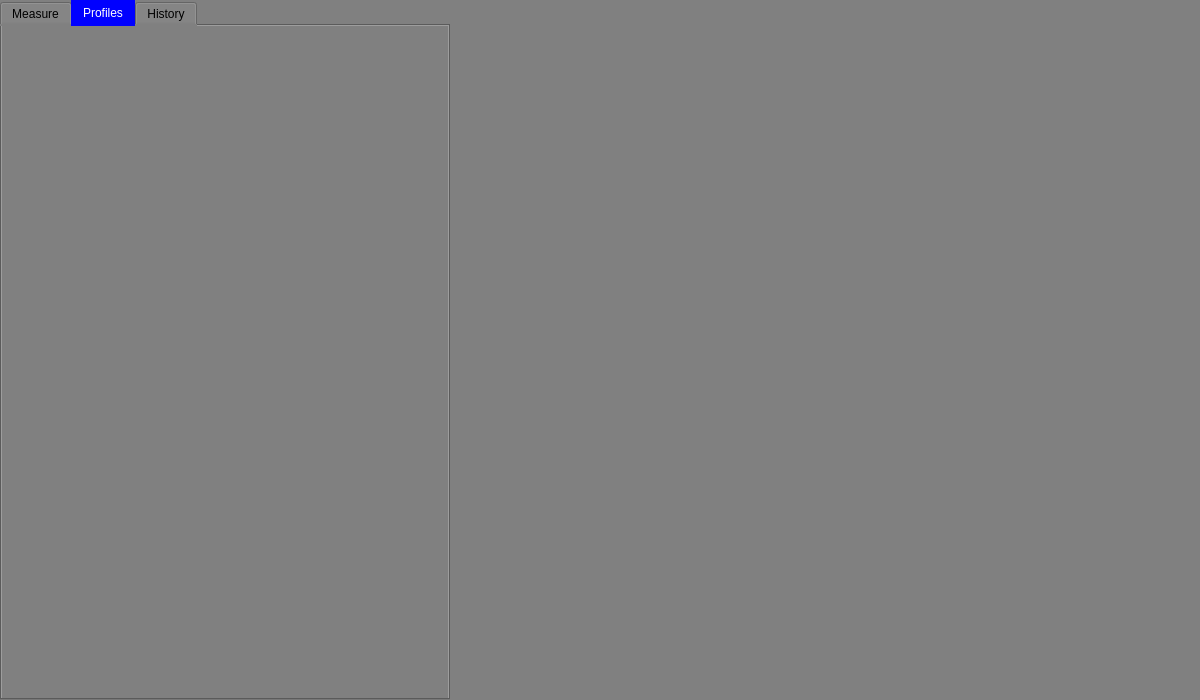
<?xml version="1.0" encoding="UTF-8"?>
<ui version="4.0">
 <class>MainWindow</class>
 <widget class="QMainWindow" name="MainWindow">
  <property name="geometry">
   <rect>
    <x>0</x>
    <y>0</y>
    <width>1200</width>
    <height>700</height>
   </rect>
  </property>
  <property name="minimumSize">
   <size>
    <width>1200</width>
    <height>700</height>
   </size>
  </property>
  <property name="maximumSize">
   <size>
    <width>1200</width>
    <height>700</height>
   </size>
  </property>
  <property name="windowTitle">
   <string>MainWindow</string>
  </property>
  <property name="styleSheet">
   <string notr="true">background-color: gray;</string>
  </property>
  <widget class="QWidget" name="centralwidget">
   <widget class="QTabWidget" name="tabWidget">
    <property name="geometry">
     <rect>
      <x>0</x>
      <y>0</y>
      <width>450</width>
      <height>700</height>
     </rect>
    </property>
    <property name="styleSheet">
     <string notr="true">QTabBar::tab:selected {background-color: blue; color: white;}</string>
    </property>
    <property name="currentIndex">
     <number>1</number>
    </property>
    <property name="tabsClosable">
     <bool>false</bool>
    </property>
    <widget class="QWidget" name="measure">
     <property name="styleSheet">
      <string notr="true">background-color: black;</string>
     </property>
     <attribute name="title">
      <string>Measure</string>
     </attribute>
    </widget>
    <widget class="ProfilesWidget" name="profiles">
     <attribute name="title">
      <string>Profiles</string>
     </attribute>
    </widget>
    <widget class="QWidget" name="history">
     <attribute name="title">
      <string>History</string>
     </attribute>
    </widget>
   </widget>
   <widget class="RadotechWidget" name="radotech" native="true">
    <property name="geometry">
     <rect>
      <x>450</x>
      <y>0</y>
      <width>800</width>
      <height>700</height>
     </rect>
    </property>
   </widget>
  </widget>
 </widget>
 <customwidgets>
  <customwidget>
   <class>RadotechWidget</class>
   <extends>QWidget</extends>
   <header>radotechwidget.h</header>
   <container>1</container>
  </customwidget>
  <customwidget>
   <class>ProfilesWidget</class>
   <extends>QWidget</extends>
   <header>profileswidget.h</header>
   <container>1</container>
  </customwidget>
 </customwidgets>
 <resources/>
 <connections/>
</ui>
